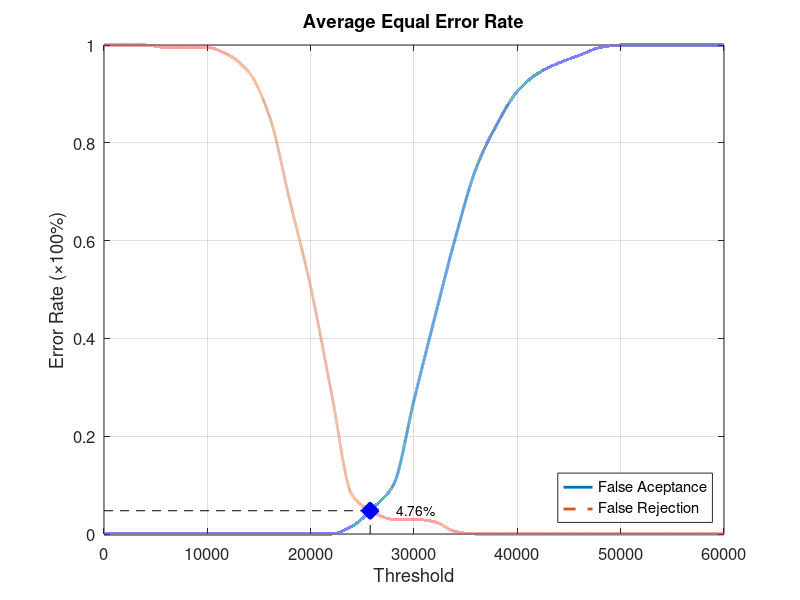
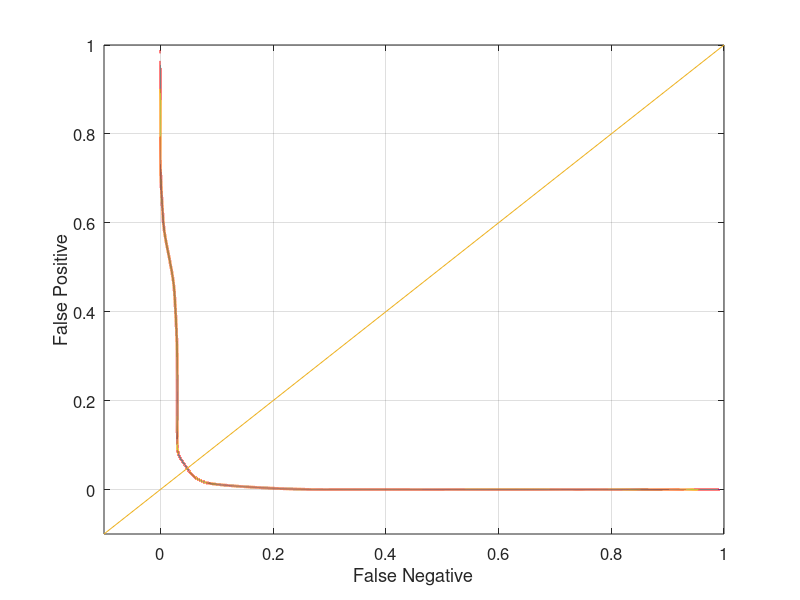

MATLAB code to generate these figures, in order:
function yEER = Database1_4
close all;
clear;
clc;
x = 0:2000:60000;
xq = 0:0.5:60000;

y0 = [0 0 0 0 0 0 0 0 0 0 0 0 0.0157895 0.0526316 0.1 0.273684 0.442105 0.605263 0.747368 0.836842 0.905263 0.942105 0.963158 0.978947 0.994737 1 1 1 1 1 1];
yy0 = interp1(x, y0, xq, 'pchip');
y1 = [1 1 1 0.995 0.995 0.995 0.98 0.945 0.855 0.68 0.505 0.29 0.08 0.045 0.03 0.03 0.025 0.005 0 0 0 0 0 0 0 0 0 0 0 0 0];
yy1 = interp1(x, y1, xq, 'pchip');

% Calculating EER: 
y2 = abs(y0 - y1);
find(y2 == min(y2))
yy2 = abs(yy0 - yy1);
xEER = find(yy2 == min(yy2));
xEERIndex = xq(xEER) % X-axis EER
yEER = yy0(xEER) % Y-axis EER

main = figure
plot(xq, yy0,'-','LineWidth', 2);	hold on
plot(xq, yy1,'--','LineWidth', 2);	hold on
plot([xEERIndex xEERIndex], [0 yEER], 'k--');	hold on
plot([0 xEERIndex], [yEER yEER], 'k--');	hold on
plot(xEERIndex, yEER, 'bx', 'LineWidth', 10);	hold on
text(xEERIndex + 10 * xEERIndex / 100, yEER, [num2str(round((10000 * yEER)) / 100) '%'])
legend('False Aceptance', 'False Rejection', 'Location', 'SouthEast')
xlabel('Threshold')
ylabel('Error Rate (\times100%)')
title('Average Equal Error Rate')
set(gca, 'FontSize', 12)
axis([0 60000 0 1])
grid on

print(main, 'Database1_4Main', '-dpng');
FNRxFPR = figure('Color', [1 1 1]);
plot(yy1, yy0, '-', yy1, yy0, 'LineWidth', 2);
hold on
y = -0.1:0.1:1
plot(y, y); 
set(gca, 'FontSize', 12)
xlabel('False Negative')
ylabel('False Positive')
axis([-0.1 1 -0.1 1])
set(gca, 'FontSize', 12)
grid on

print(FNRxFPR, 'Database1_4FNRxFPR','-dpng');
end
